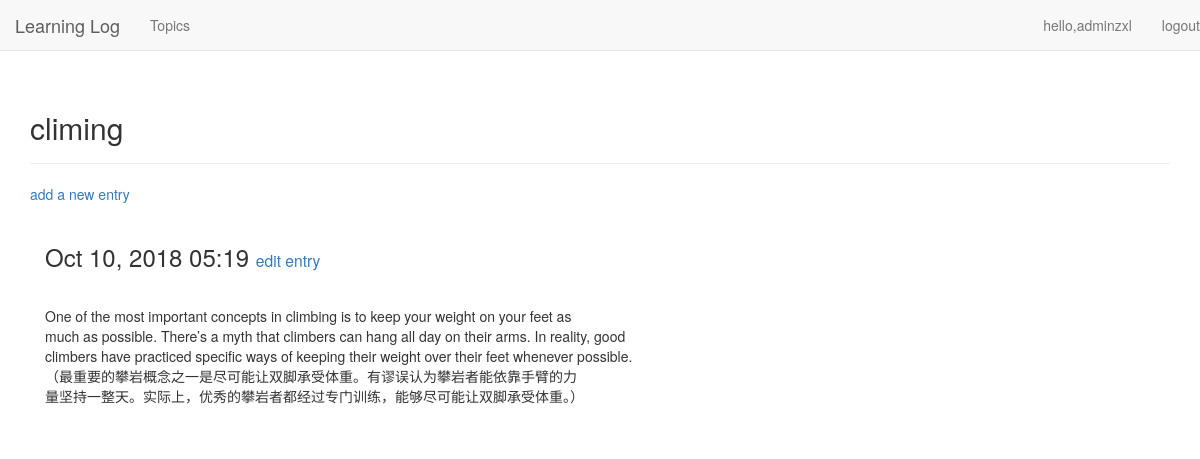
The page /topics/3/ (signed in) on the database its author committed.
### learning_logs/models.py (models this page shows, shortened)
class Topic(models.Model):
    text = models.CharField(max_length=200)
    date_added = models.DateTimeField(auto_now_add= True)
    owner = models.ForeignKey(User)
    def __str__(self):
        return self.text

class Entry(models.Model):
    topic = models.ForeignKey(Topic)
    text = models.TextField()
    date_added = models.DateTimeField(auto_now_add=True)
    class Meta:
        verbose_name_plural = 'entrise'

### learning_logs/views.py (the view)
# urls.py: url(r'^topics/(?P<topic_id>\d+)/$', views.topic, name='topic'),
@login_required
def topic(request, topic_id):
    topic = Topic.objects.get(id=topic_id)
    if topic.owner != request.user:
        raise Http404
    entries = topic.entry_set.order_by('-date_added')
    context = {'topic': topic, 'entries': entries}
    return render(request, 'learning_logs/topic.html', context)

### learning_logs/templates/learning_logs/topic.html
{% extends 'learning_logs/base.html' %}
{% block header %}
  <h2>{{ topic }}</h2>
{% endblock header %}
{% block content %}
  <p>
      <a href="{% url 'learning_logs:new_entry' topic.id %}" >add a new entry </a>
  </p>
  {% for entry in entries %}
      <div class="pannel pannel-default">
          <div class="panel-heading">
              <h3>
                  {{ entry.date_added|date:'M d, Y H:i'}}
                  <small>
                      <a href="{% url 'learning_logs:edit_entry' entry.id %}">edit entry</a>
                  </small>
              </h3>
          </div>
          <div class="panel-body">
              {{ entry.text|linebreaks }}
          </div>
      </div>
  {% empty %}
      There are no entries for this topic yet.
  {% endfor %}
{% endblock content %}

### learning_logs/templates/learning_logs/base.html (shortened to what this page needs)
{% load bootstrap3 %}
<!doctype html>
<html lang="en">
  <head>
    {% bootstrap_css %}
  </head>
  <body>
    <nav class="navbar navbar-default navbar-static-top">
      <div class="navbar-header">
        <a class="navbar-brand" href="{% url 'learning_logs:index' %}">
          Learning Log
        </a>
      </div>
      <div id="navbar" class="navbar-collapse collapse">
        <ul class="nav navbar-nav">
          <li><a href="{% url 'learning_logs:topics' %}">Topics</a> </li>
        </ul>
        <ul class="nav navbar-nav navbar-right">
          {% if user.is_authenticated  %}
            <li><a>hello,{{ user.username }}</a> </li>
            <li><a href="{% url 'users:logout' %}">logout</a> </li>
          {% else %}
            <li><a href="{% url 'users:register' %}">register</a> </li>
            <li><a href="{% url 'users:login' %}">log in</a> </li>
          {% endif %}
        </ul>
      </div>
    </nav>
    <div class="container">
      <div class="page-header">
        {% block header %}{% endblock header %}
      </div>
      <div>
        {% block content %}{% endblock content %}
      </div>
    </div>
  </body>
</html>

### rows shown on the page
Topic: text "climing"
Entry: date_added "Oct 10, 2018 05:19", text "One of the most important concepts in climbing is to keep your weight on your feet as much as possible. There’s a myth that climbers can hang all day on their arms. In reality, good climbers have practiced specific ways of keeping their weight over their feet whenever possible. （最重要的攀岩概念之一是尽可能让双脚承受体重。有谬误认为攀岩者能依靠手臂的力 量坚持一整天。实际上，优秀的攀岩者都经过专门训练，能够尽可能让双脚承受体重。）"

### other values the page prints
{{ user.username }} "adminzxl"
